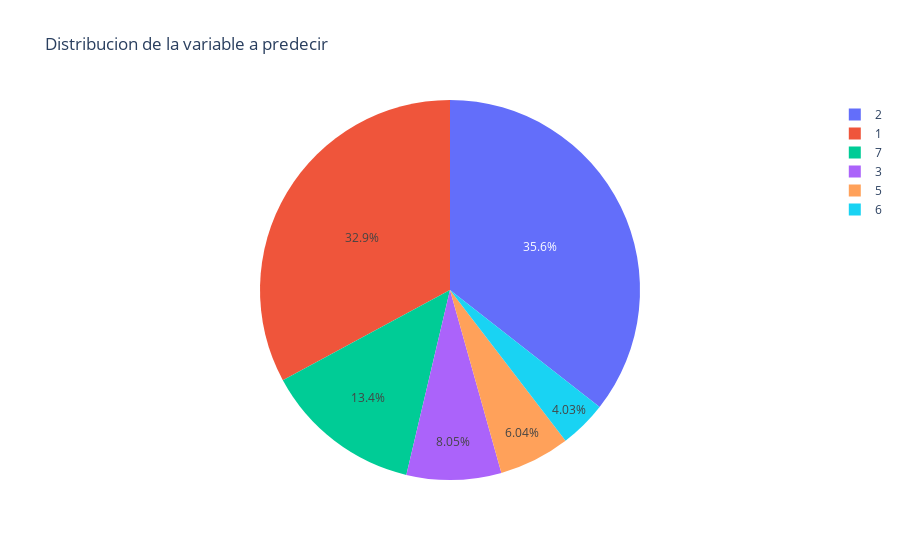

The code cell stored with this chart in its notebook:
### Code cell
#Cuántas clases tengo en mi variable a predecir Y de entrenamiento(tipo de vidrio)
fig = px.pie(
    y_train,
    names="Type_of_glass",
    title="Distribucion de la variable a predecir"
)

fig.show()

### Figure 1 — Plotly figure (JSON) as saved in the notebook; plotly's stock layout.template omitted (floating-point values rounded to 4 significant figures; data arrays with more than 128 entries replaced by an {"elided": "..."} marker saying what was removed)
{"data": [{"domain": {"x": [0, 1], "y": [0, 1]}, "hovertemplate": "Type_of_glass=%{label}<extra></extra>", "labels": {"elided": "149 int values"}, "legendgroup": "", "name": "", "showlegend": true, "type": "pie"}], "layout": {"legend": {"tracegroupgap": 0}, "title": {"text": "Distribucion de la variable a predecir"}}}
